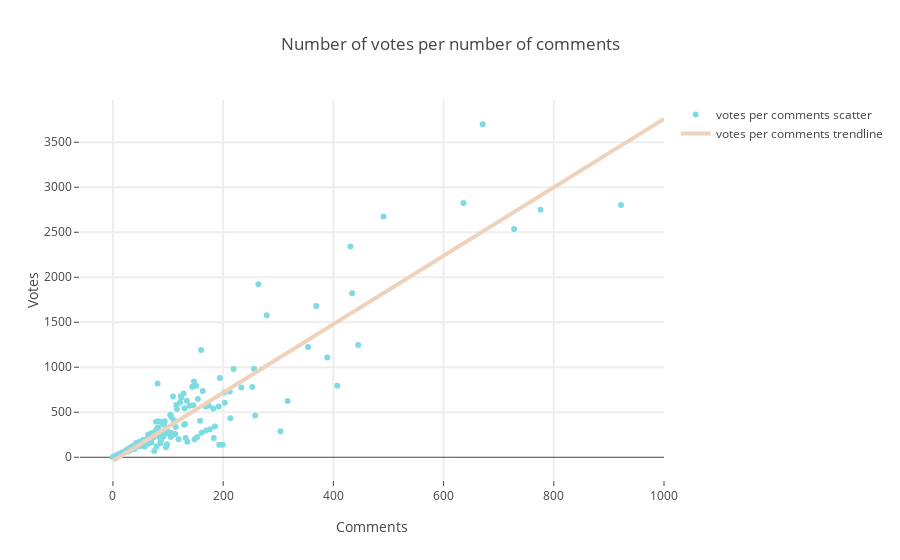

The code cell stored with this chart in its notebook:
### Code cell
#plot with plotly

# Create traces
trace0 = go.Scatter(
    x = votes_by_comments['TotalComments'], 
    y = votes_by_comments['TotalVotes'],
    mode = 'markers',
    name = 'votes per comments scatter',
    marker = dict(color = '#7FDBE2')
)

trace1 = go.Scatter(
    x = inputs,
    y = predictions,
    mode = 'lines',
    name = 'votes per comments trendline',
    line=dict(width=4, color='#EED2BB')
)

data = [trace0, trace1]

layout = go.Layout(
    title='Number of votes per number of comments',
    xaxis=dict(title='Comments', ticklen=5, zeroline=False, gridwidth=2),
    yaxis=dict(title='Votes', ticklen=5, gridwidth=2),
    showlegend=True
)

fig = go.Figure(data=data, layout=layout)

py.offline.iplot(fig)

### Figure 1 — Plotly figure (JSON) as saved in the notebook; plotly's stock layout.template omitted (floating-point values rounded to 4 significant figures; data arrays with more than 128 entries replaced by an {"elided": "..."} marker saying what was removed)
{"data": [{"marker": {"color": "#7FDBE2"}, "mode": "markers", "name": "votes per comments scatter", "type": "scatter", "uid": "ccbd7584-7aa4-454f-ae65-0751037a070d", "x": {"elided": "174 int values"}, "y": {"elided": "174 float values"}}, {"line": {"color": "#EED2BB", "width": 4}, "mode": "lines", "name": "votes per comments trendline", "type": "scatter", "uid": "c0364f57-e26d-41dd-97ba-aff592d58328", "x": [1, 21.39, 41.78, 62.16, 82.55, 102.9, 123.3, 143.7, 164.1, 184.5, 204.9, 225.3, 245.7, 266.0, 286.4, 306.8, 327.2, 347.6, 368.0, 388.4, 408.8, 429.1, 449.5, 469.9, 490.3, 510.7, 531.1, 551.5, 571.9, 592.2, 612.6, 633.0, 653.4, 673.8, 694.2, 714.6, 735.0, 755.3, 775.7, 796.1, 816.5, 836.9, 857.3, 877.7, 898.1, 918.4, 938.8, 959.2, 979.6, 1000], "y": [-39.14, 38.36, 115.9, 193.4, 270.8, 348.3, 425.8, 503.3, 580.8, 658.3, 735.8, 813.3, 890.8, 968.3, 1046.0, 1123.0, 1201.0, 1278.0, 1356.0, 1433.0, 1511.0, 1588.0, 1666.0, 1743.0, 1821.0, 1898.0, 1976.0, 2053.0, 2131.0, 2208.0, 2286.0, 2363.0, 2441.0, 2518.0, 2596.0, 2673.0, 2751.0, 2828.0, 2906.0, 2983.0, 3061.0, 3138.0, 3216.0, 3293.0, 3371.0, 3448.0, 3526.0, 3603.0, 3681.0, 3758.0]}], "layout": {"showlegend": true, "title": {"text": "Number of votes per number of comments"}, "xaxis": {"gridwidth": 2, "ticklen": 5, "title": {"text": "Comments"}, "zeroline": false}, "yaxis": {"gridwidth": 2, "ticklen": 5, "title": {"text": "Votes"}}}}
